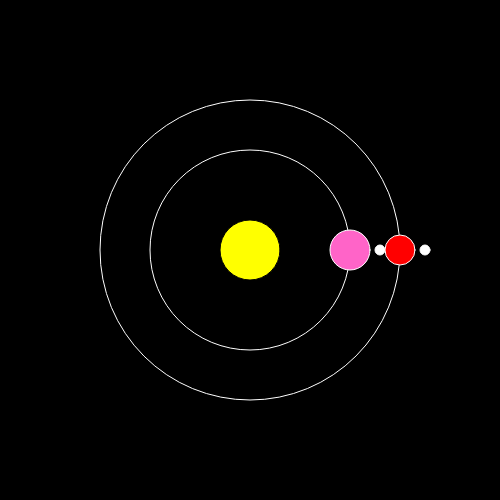
Frame 1 (no input)
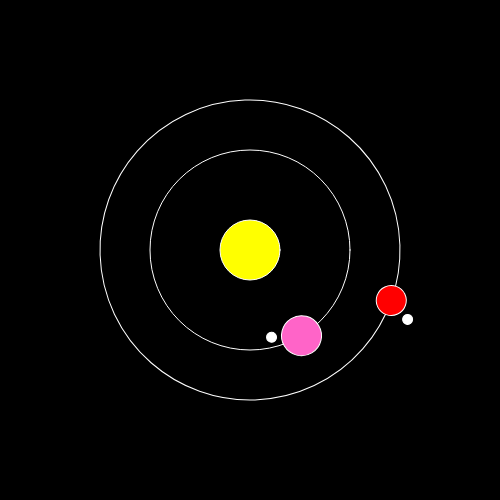
Frame 60 (no input)
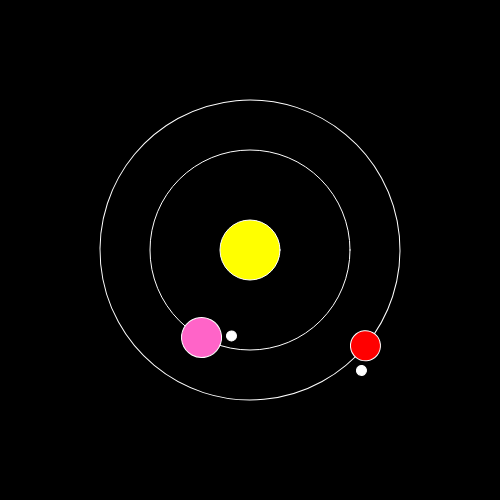
Frame 120 (the mouse pressed at the canvas centre since frame 60)

The p5.js sketch that drew these frames (run headless with seeded random() and noise() and a simulated clock; from frame 60 on, the mouse is pressed at the canvas centre):

// p5.js sketch
// ── sketch.js
//SOLAR SYSTEM
//Eevi Rutanen
//Creative Computation for Visual Communication Design
//18.10.2020
//This exercise demonstrates how to use translations and rotations with push() and pop() commands

var a = 0; //variable for angle of rotation
function setup(){
    createCanvas(500,500);
    angleMode(DEGREES); //set angle mode
}
function draw(){
    background(0);
    translate(width/2,height/2); //move to center
    fill(255,255,0); //yellow
    ellipse(0,0,60,60); //draw the sun
    noFill();
    stroke(255);
    ellipse(0,0,200,200); //draw the orbit
    push();
        rotate(a); //rotate around the sun
        translate(100, 0); //translate to orbit
        fill(255,100,200); 
        ellipse(0,0,40,40); //draw planet at orbit
        rotate(a*2); //rotate around planet
        fill(255);
        ellipse(30,0,10,10); //draw moon 30px away from the planet
    pop();
    //revert to previous coordinate system (translated to center)
    push();
        rotate(a/3); //rotate around sun (3 times slower)
        stroke(255);
        ellipse(0,0,300,300); //draw outer orbit
        translate(150,0); //translate to orbit
        fill(255,0,0);
       
        ellipse(0,0,30,30); //draw planet at orbit
        rotate(a/2); //rotate around planet
        fill(255);
        ellipse(25,0,10,10); //draw the moon 25px away from the planet
    pop();
    //revert to previous coordinate system (translated to center)

    //add more orbiting planets and their moons!
    
    a++; // increment angle
    
}
